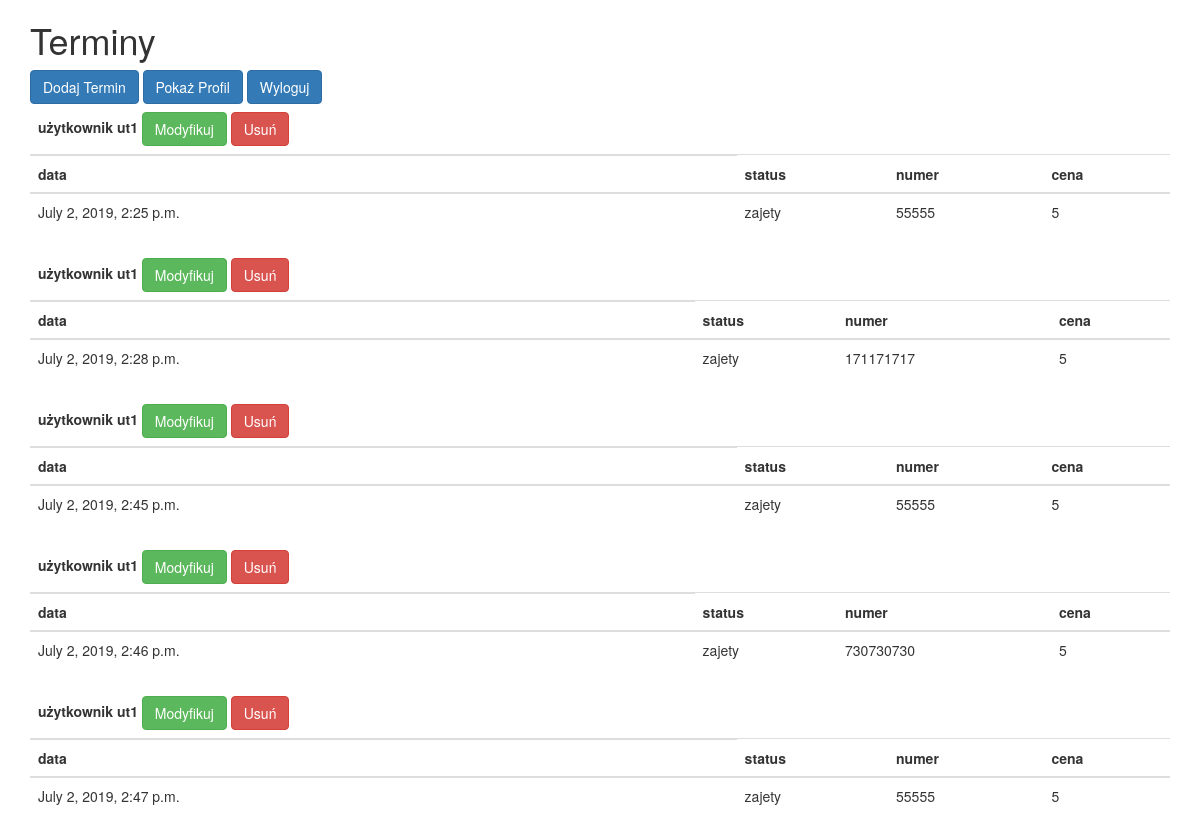
/terminy/ (signed in), run on the app's committed database.
### users/models.py (models this page shows, shortened)
class Termin(models.Model):
    date = models.DateTimeField(default=timezone.now)
    author = models.ForeignKey(User, on_delete=models.CASCADE)
    mobile_number = models.CharField(max_length=9)
    status = models.CharField(default='zajety', max_length=10)
    price = models.CharField(default='5', max_length=10)

### users/views.py (the view)
def termin_list_view(request):
    return render(request, 'users/terminy.html', {
        'terminy': Termin.objects.filter(author=request.user)
    })

### users/templates/users/terminy.html
{% extends "users/base.html" %}
{% block content %}
<div>
    <h1>Terminy</h1>
    <a class="btn btn-primary" href="{% url 'terminy' %}">Dodaj Termin</a>
    <a class="btn btn-primary" href="{% url 'profile' %}">Pokaż Profil</a>
    <a class="btn btn-primary" href="{% url 'logout' %}">Wyloguj</a>
</div>
    {% for t in terminy %}
        <table class="table">
            <thead>
              <tr>
                <th>użytkownik {{ t.author }}
                    <a class="btn btn-success" href="{% url 'termin-update' t.id %}">Modyfikuj</a>
                    <a class="btn btn-danger" href="{% url 'termin-delete' t.id %}">Usuń</a>
                </th>
              </tr>
            </thead>
            <thead>
              <tr>
                <th>data</th>
                <th>status</th>
                <th>numer</th>
                <th>cena</th>
              </tr>
              <tr>
                <td>{{ t.date }}</td>
                <td>{{ t.status }}</td>
                <td>{{ t.mobile_number }}</td>
                <td>{{ t.price }}</td>
              </tr>
            </thead>
        </table>
    {% endfor %}
{% endblock %}

### data on the page
Termin: author "ut1", date "July 2, 2019, 2:25 p.m.", status "zajety", mobile_number "55555", price "5"
Termin: author "ut1", date "July 2, 2019, 2:28 p.m.", status "zajety", mobile_number "171171717", price "5"
Termin: author "ut1", date "July 2, 2019, 2:45 p.m.", status "zajety", mobile_number "55555", price "5"
Termin: author "ut1", date "July 2, 2019, 2:46 p.m.", status "zajety", mobile_number "730730730", price "5"
Termin: author "ut1", date "July 2, 2019, 2:47 p.m.", status "zajety", mobile_number "55555", price "5"
